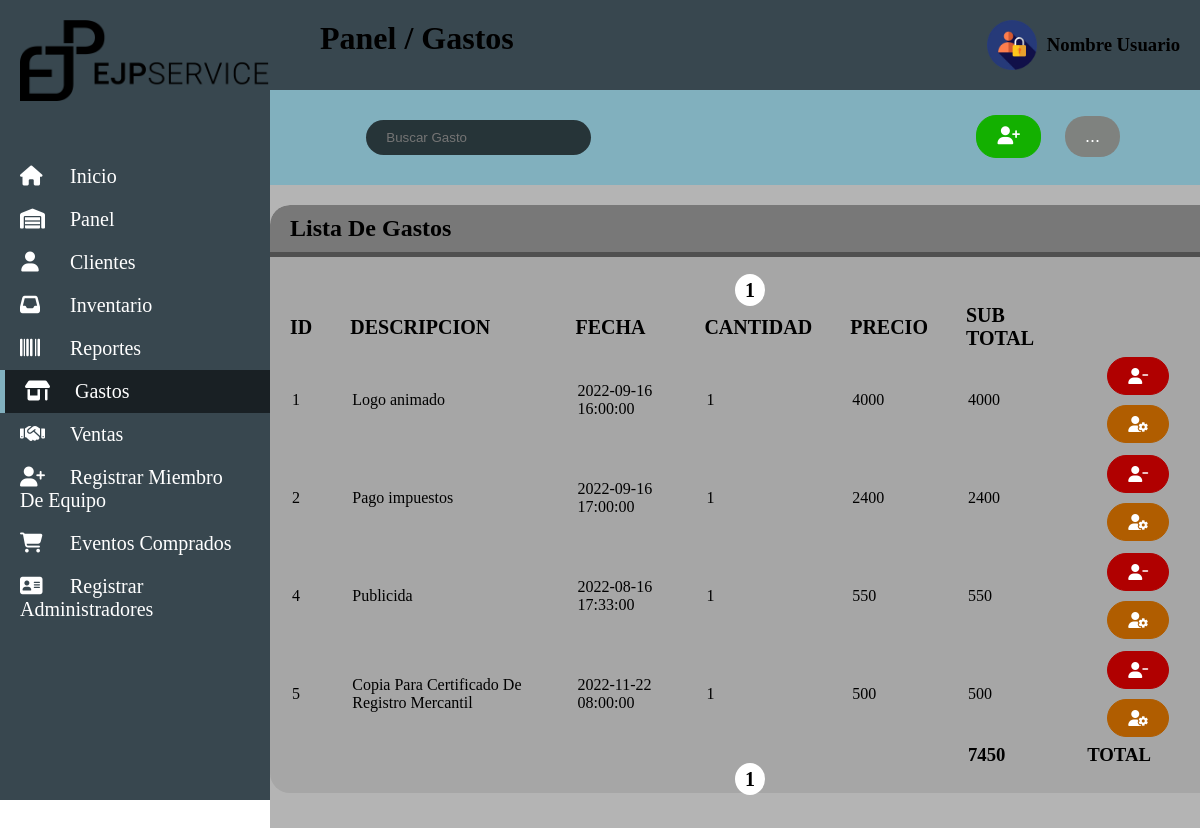
/controller/bills.php (signed in), run on the app's committed database.
### tables this page shows
CREATE TABLE `bill` (
  `id_bill` int NOT NULL,
  `user_admin` int NOT NULL,
  `description` varchar(100) NOT NULL,
  `date` datetime DEFAULT NULL,
  `amount` int NOT NULL,
  `price` int NOT NULL
);

### controller/bills.php (the view, shortened to what this page needs)
<!DOCTYPE html>
<html lang="en" dir="ltr">
<head>
   <link rel="stylesheet" href="../css/main.css">
   <link rel="stylesheet" href="../css/major.css">
   <link rel="stylesheet" href="../css/registration_forms.css">
   <link rel="stylesheet" href="../css/customers.css">
   <link rel="stylesheet" href="../css/buttons.css">
   <link rel="stylesheet" href="../css/inputs.css">
   <link rel="stylesheet" href="../css/register_team_member.css">
</head>
<body>
   <?php
      include 'conexion.php';
      $size_pagina = 10;
      $total = 0;
      if (isset($_GET["pagina"])) {
         if ($_GET["pagina"]==1) {
            header("Location:bills.php");
         } else {
            $pagina=$_GET["pagina"];
         }
      } else {
         $pagina = 1;
      }
      $empezar_desde = ($pagina-1)*$size_pagina;
      $sql_total = "SELECT * FROM bill";
      $resultado_paginacion = $conexion->prepare($sql_total);
      $resultado_paginacion->execute();
      $num_filas = $resultado_paginacion->rowCount();
      $total_paginas = ceil($num_filas/$size_pagina);
      $registrar = $conexion->query("SELECT id_bill, user_admin, description, date, amount, price, (amount*price) AS subTo FROM bill LIMIT $empezar_desde,$size_pagina")->fetchAll(PDO::FETCH_OBJ);
   ?>
   <div id="container">
      <?php include 'headerControlador.php';?>
      <div class="container_major">
         <div id="header">
            <h1>Panel / Gastos</h1>
            <div class="usuario">
               <img src="../img/icon/login.png" alt="">
               <h3>Nombre Usuario</h3>
            </div>
         </div>
         <div class="barra">
            <form class="buscar" action="buscar.html" method="get">
               <input type="text" name="buscar" id="buscar" placeholder="Buscar Gasto">
            </form>
            <div class="botton">
               <button type="button" name="new_client" id="new_client" class="btn_register" onclick="new_client()"><i class="fa-solid fa-user-plus"></i></button>
               <button type="button" name="config_cliente" id="config_cliente" class="neutral">...</button>
            </div>
         </div>
         <div class="customer_list">
            <h2>Lista De Gastos</h2>
            <table>
               <tr>
                  <td colspan="12" style="text-align: center;">
                     <?php
                        for ($i=1; $i <= $total_paginas; $i++) {
                           echo "<a href='?pagina=" . $i . "'>" . $i . "</a>";
                        }
                     ?>
                  </td>
               </tr>
               <tr class="cabezera">
                  <th>ID</th>
                  <th>DESCRIPCION</th>
                  <th>FECHA</th>
                  <th>CANTIDAD</th>
                  <th>PRECIO</th>
                  <th>SUB TOTAL</th>
               </tr>
               <?php foreach ($registrar as $gasto): ?>
                  <tr class="cuerpo">
                     <td><?php echo $gasto->id_bill ?></td>
                     <td><?php echo $gasto->description ?></td>
                     <td><?php echo $gasto->date ?></td>
                     <td><?php echo $gasto->amount?></td>
                     <td><?php echo $gasto->price ?></td>
                     <td><?php $subTo = $gasto->subTo; echo $gasto->subTo; $total += $subTo; ?></td>
                     <td>
                        <a href="delete_bill.php?usId=<?php echo $gasto->id_bill ?>"><i class="btn_delete fa-solid fa-user-minus" name="eliminar"></i></a>
                        <a href="update_bill.php?usId=<?php echo $gasto->id_bill ?> & des=<?php echo $gasto->description ?> & dat=<?php echo $gasto->date ?> & amo=<?php echo $gasto->amount ?> & pri=<?php echo $gasto->price ?>"><i class="btn_update fa-solid fa-user-gear" name="actualizar"></i></a>
                     </td>
                  </tr>
               <?php endforeach; ?>
               <tr>
                  <td></td>
                  <td></td>
                  <td></td>
                  <td></td>
                  <td></td>
                  <td><h3><?php echo $total; ?></h3></td>
                  <td><h3>TOTAL</h3></td>
               </tr>
                  <tr>
                     <td colspan="12" style="text-align: center;">
                        <?php
                           for ($i=1; $i <= $total_paginas; $i++) {
                              echo "<a href='?pagina=" . $i . "'>" . $i . "</a>";
                           }
                        ?>
                     </td>
                  </tr>
            </table>
         </div>
      </div>
   </div>
</body>
</html>

### css/main.css (style rules this page uses)
* { margin:0;padding: 0; }

### css/major.css (style rules this page uses)
#container { display: flex; }
#container .container_major { width: 100%; background: rgb(180, 180, 180); }
#container #header { padding: 20px 50px; background-color: #38474f; display: flex; justify-content: space-between; flex-wrap: wrap; }
#container .container_major .usuario { display: flex; align-items: center; }
#container .container_major .usuario img { width: 50px; margin-right: 10px; }
table th { text-align: left; padding: 0 18px; font-size: 20px; }

### css/customers.css (style rules this page uses)
.barra { padding: 20px 100px; display: flex; justify-content: space-between; flex-wrap: wrap; background-color: #81b0be; }
.customer_list { width: 80vw; height: 100vh; margin: 20px auto; border-radius: 20px; overflow: auto; }
.customer_list h2 { padding: 10px 20px; background-color: rgb(120, 120, 120); border-radius: 20px 20px 0 0; border-bottom: 5px solid rgb(80, 80, 80); }
.customer_list table { width: 100%; padding-top: 20px; background-color: rgb(166, 166, 166); border-radius: 0 0 20px 20px; }
table .cuerpo { transition: all ease-in .3s; }
.customer_list table tr td { padding: 0 20px; }
table tr td a { padding-left: 10px; text-decoration: none; color: #000; }

### css/buttons.css (style rules this page uses)
.neutral { margin: 5px 10px; padding: 10px 20px; border-radius: 20px; border: 0; background-color: #7f827f; color: #fff; font-size: 18px; transition: all ease-out .5s }
.btn_register { margin: 5px 10px; padding: 10px 20px; border: 1px solid #13b000; border-radius: 20px; background-color: #13b000; color: #fff; font-size: 18px; transition: all ease-out .5s }
.btn_update { width: 110px; margin: 5px 10px; padding: 10px 20px; border: 1px solid #b05d00; border-radius: 20px; background-color: #b05d00; color: #fff; font-size: 16px; transition: all ease-out .5s }
.btn_delete { width: 100px; margin: 5px 10px; padding: 10px 20px; border: 1px solid #b00000; border-radius: 20px; background-color: #b00000; color: #fff; font-size: 16px; transition: all ease-out .5s }

### css/inputs.css (style rules this page uses)
form { display: flex; flex-direction: column; justify-content: center; align-items: center; }
input { width: 85%; margin: 10px 0; padding: 10px 20px; background-color: rgba(0, 0, 0, 0.7); border: 0; border-radius: 20px; color: #fff; }

### css/register_team_member.css (style rules this page uses)
.customer_list { height: 83vh; overflow: auto; }
.customer_list table tr td[colspan] a { width: 10px; height: 10px; margin: 2.5px; padding: 5px 10px; border-radius: 50%; background-color: #fff; font-size: 20px; font-weight: bold; cursor: pointer; transition: all ease-in .5s; }

### controller/bills.php (style rules this page uses)
.btn_delete, .btn_update { width: 20px; }

### data on the page
bill: id_bill "1", description "Logo animado", date "2022-09-16 16:00:00", amount "1", price "4000", subTo "4000"
bill: id_bill "2", description "Pago impuestos", date "2022-09-16 17:00:00", amount "1", price "2400", subTo "2400"
bill: id_bill "4", description "Publicida", date "2022-08-16 17:33:00", amount "1", price "550", subTo "550"
bill: id_bill "5", description "Copia Para Certificado De Registro Mercantil", date "2022-11-22 08:00:00", amount "1", price "500", subTo "500"

### other printed values
$total "7450"
